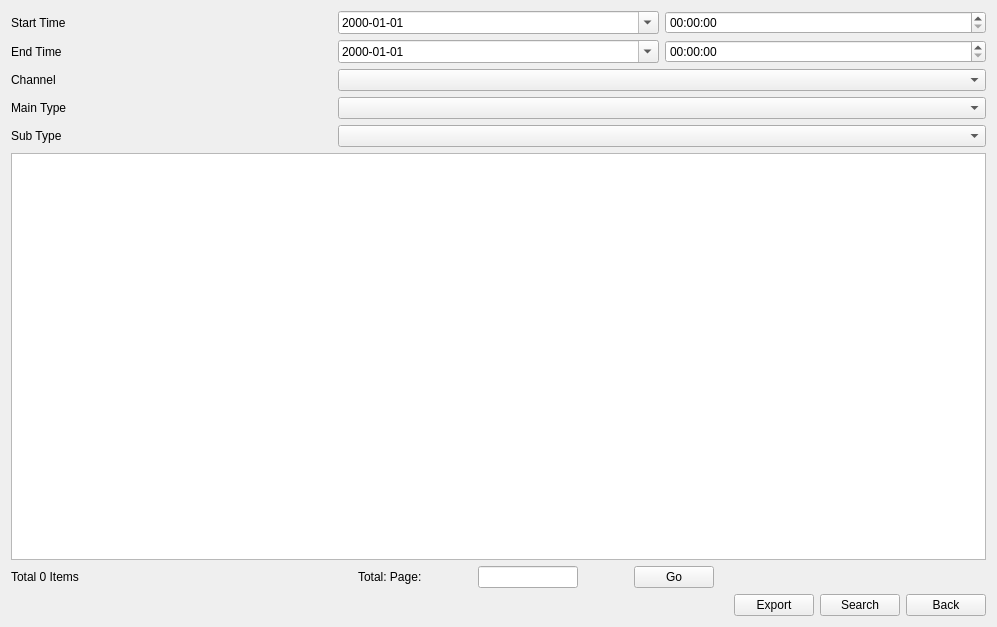
<?xml version="1.0" encoding="UTF-8"?>
<ui version="4.0">
 <class>LogStatus</class>
 <widget class="QWidget" name="LogStatus">
  <property name="geometry">
   <rect>
    <x>0</x>
    <y>0</y>
    <width>997</width>
    <height>627</height>
   </rect>
  </property>
  <property name="windowTitle">
   <string>Form</string>
  </property>
  <layout class="QVBoxLayout" name="verticalLayout">
   <item>
    <layout class="QGridLayout" name="gridLayout">
     <item row="0" column="1">
      <widget class="MyDateEdit" name="dateEdit_startDate">
       <property name="displayFormat">
        <string>yyyy-MM-dd</string>
       </property>
       <property name="calendarPopup">
        <bool>true</bool>
       </property>
       <property name="style" stdset="0">
        <string>white</string>
       </property>
      </widget>
     </item>
     <item row="4" column="0">
      <widget class="QLabel" name="label_subType">
       <property name="text">
        <string>Sub Type</string>
       </property>
      </widget>
     </item>
     <item row="1" column="0">
      <widget class="QLabel" name="label_endTime">
       <property name="text">
        <string>End Time</string>
       </property>
      </widget>
     </item>
     <item row="3" column="0">
      <widget class="QLabel" name="label_mainType">
       <property name="text">
        <string>Main Type</string>
       </property>
      </widget>
     </item>
     <item row="3" column="1" colspan="2">
      <widget class="ComboBox" name="comboBox_maintype"/>
     </item>
     <item row="4" column="1" colspan="2">
      <widget class="CheckComboBox" name="comboBox_subType"/>
     </item>
     <item row="1" column="1">
      <widget class="MyDateEdit" name="dateEdit_endDate">
       <property name="displayFormat">
        <string>yyyy-MM-dd</string>
       </property>
       <property name="calendarPopup">
        <bool>true</bool>
       </property>
       <property name="style" stdset="0">
        <string>white</string>
       </property>
      </widget>
     </item>
     <item row="0" column="2">
      <widget class="MyTimeEdit" name="timeEdit_startTime">
       <property name="displayFormat">
        <string>HH:mm:ss</string>
       </property>
      </widget>
     </item>
     <item row="0" column="0">
      <widget class="QLabel" name="label_startTime">
       <property name="text">
        <string>Start Time</string>
       </property>
      </widget>
     </item>
     <item row="1" column="2">
      <widget class="MyTimeEdit" name="timeEdit_endTime">
       <property name="displayFormat">
        <string>HH:mm:ss</string>
       </property>
      </widget>
     </item>
     <item row="2" column="0">
      <widget class="QLabel" name="labelChannel">
       <property name="text">
        <string>Channel</string>
       </property>
      </widget>
     </item>
     <item row="2" column="1" colspan="2">
      <widget class="CheckComboBox" name="comboBoxChannel"/>
     </item>
    </layout>
   </item>
   <item>
    <widget class="TableView" name="tableView"/>
   </item>
   <item>
    <layout class="QHBoxLayout" name="horizontalLayout_9">
     <item>
      <widget class="QLabel" name="label_count">
       <property name="text">
        <string>Total 0 Items</string>
       </property>
       <property name="style" stdset="0">
        <string>transparent</string>
       </property>
      </widget>
     </item>
     <item>
      <spacer name="horizontalSpacer_5">
       <property name="orientation">
        <enum>Qt::Horizontal</enum>
       </property>
       <property name="sizeHint" stdset="0">
        <size>
         <width>40</width>
         <height>20</height>
        </size>
       </property>
      </spacer>
     </item>
     <item>
      <widget class="QLabel" name="label_page">
       <property name="text">
        <string>Total: Page:</string>
       </property>
       <property name="style" stdset="0">
        <string>transparent</string>
       </property>
      </widget>
     </item>
     <item>
      <widget class="QToolButton" name="toolButton_firstPage">
       <property name="styleSheet">
        <string notr="true">QToolButton
{
	border: 0px;
	border-image: url(:/playback/playback/startpage_g.png);
}
QToolButton:hover
{
	border-image: url(:/playback/playback/startpage_b.png);
}
QToolButton:pressed
{
	border-image: url(:/playback/playback/startpage_g.png);
}</string>
       </property>
       <property name="text">
        <string/>
       </property>
      </widget>
     </item>
     <item>
      <widget class="QToolButton" name="toolButton_previousPage">
       <property name="styleSheet">
        <string notr="true">QToolButton
{
	border: 0px;
	border-image: url(:/playback/playback/prevpage_g.png);
}
QToolButton:hover
{
	border-image: url(:/playback/playback/prevpage_b.png);
}
QToolButton:pressed
{
	border-image: url(:/playback/playback/prevpage_g.png);
}</string>
       </property>
       <property name="text">
        <string/>
       </property>
      </widget>
     </item>
     <item>
      <widget class="MyLineEditPage" name="lineEdit_page">
       <property name="maximumSize">
        <size>
         <width>100</width>
         <height>16777215</height>
        </size>
       </property>
       <property name="alignment">
        <set>Qt::AlignCenter</set>
       </property>
      </widget>
     </item>
     <item>
      <widget class="QToolButton" name="toolButton_nextPage">
       <property name="styleSheet">
        <string notr="true">QToolButton
{
	border: 0px;
	border-image: url(:/playback/playback/nextpage_g.png);
}
QToolButton:hover
{
	border-image: url(:/playback/playback/nextpage_b.png);
}
QToolButton:pressed
{
	border-image: url(:/playback/playback/nextpage_g.png);
}</string>
       </property>
       <property name="text">
        <string/>
       </property>
      </widget>
     </item>
     <item>
      <widget class="QToolButton" name="toolButton_lastPage">
       <property name="styleSheet">
        <string notr="true">QToolButton
{
	border: 0px;
	border-image: url(:/playback/playback/endpage_g.png);
}
QToolButton:hover
{
	border-image: url(:/playback/playback/endpage_b.png);
}
QToolButton:pressed
{
	border-image: url(:/playback/playback/endpage_g.png);
}</string>
       </property>
       <property name="text">
        <string/>
       </property>
      </widget>
     </item>
     <item>
      <widget class="PushButtonPage" name="pushButton_go">
       <property name="text">
        <string>Go</string>
       </property>
      </widget>
     </item>
     <item>
      <spacer name="horizontalSpacer">
       <property name="orientation">
        <enum>Qt::Horizontal</enum>
       </property>
       <property name="sizeHint" stdset="0">
        <size>
         <width>40</width>
         <height>20</height>
        </size>
       </property>
      </spacer>
     </item>
    </layout>
   </item>
   <item>
    <layout class="QHBoxLayout" name="horizontalLayout_2">
     <item>
      <spacer name="horizontalSpacer_3">
       <property name="orientation">
        <enum>Qt::Horizontal</enum>
       </property>
       <property name="sizeHint" stdset="0">
        <size>
         <width>40</width>
         <height>20</height>
        </size>
       </property>
      </spacer>
     </item>
     <item>
      <widget class="MyPushButton" name="pushButton_export">
       <property name="text">
        <string>Export</string>
       </property>
      </widget>
     </item>
     <item>
      <widget class="MyPushButton" name="pushButton_search">
       <property name="text">
        <string>Search</string>
       </property>
      </widget>
     </item>
     <item>
      <widget class="MyPushButton" name="pushButton_back">
       <property name="text">
        <string>Back</string>
       </property>
      </widget>
     </item>
    </layout>
   </item>
  </layout>
 </widget>
 <customwidgets>
  <customwidget>
   <class>ComboBox</class>
   <extends>QComboBox</extends>
   <header>combobox.h</header>
  </customwidget>
  <customwidget>
   <class>MyPushButton</class>
   <extends>QPushButton</extends>
   <header>mypushbutton.h</header>
  </customwidget>
  <customwidget>
   <class>MyDateEdit</class>
   <extends>QDateEdit</extends>
   <header>mydateedit.h</header>
  </customwidget>
  <customwidget>
   <class>MyTimeEdit</class>
   <extends>QTimeEdit</extends>
   <header>mytimeedit.h</header>
  </customwidget>
  <customwidget>
   <class>MyLineEditPage</class>
   <extends>QLineEdit</extends>
   <header>mylineeditpage.h</header>
  </customwidget>
  <customwidget>
   <class>TableView</class>
   <extends>QTableView</extends>
   <header>tableview.h</header>
  </customwidget>
  <customwidget>
   <class>PushButtonPage</class>
   <extends>QPushButton</extends>
   <header>PushButtonPage.h</header>
  </customwidget>
  <customwidget>
   <class>CheckComboBox</class>
   <extends>QComboBox</extends>
   <header>checkcombobox.h</header>
  </customwidget>
 </customwidgets>
 <resources/>
 <connections/>
</ui>
